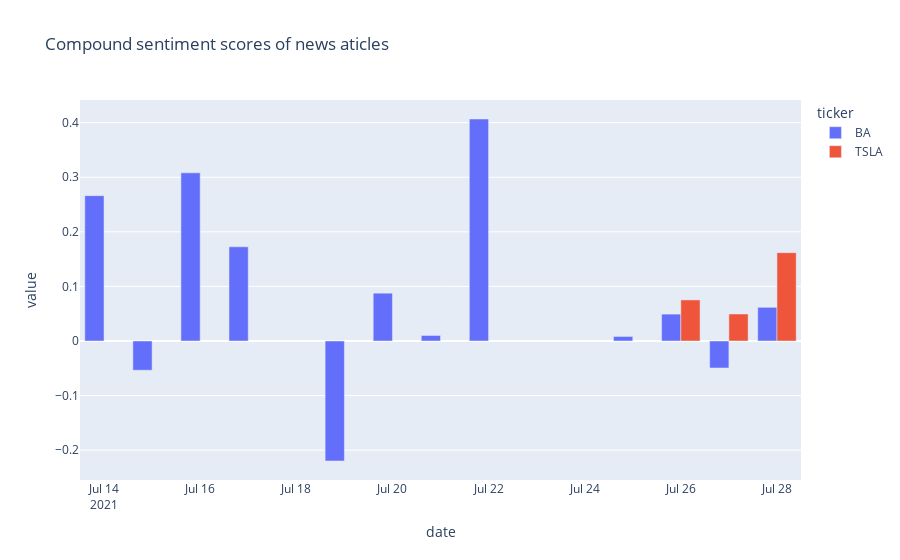

Write notebook code for a chart like this one.
### Code cell
fig2

### Figure 1 — Plotly figure (JSON) as saved in the notebook; plotly's stock layout.template omitted (floating-point values rounded to 4 significant figures)
{"data": [{"alignmentgroup": "True", "hovertemplate": "ticker=BA<br>date=%{x}<br>value=%{y}<extra></extra>", "legendgroup": "BA", "marker": {"color": "#636efa"}, "name": "BA", "offsetgroup": "BA", "orientation": "v", "showlegend": true, "textposition": "auto", "type": "bar", "x": ["2021-07-14", "2021-07-15", "2021-07-16", "2021-07-17", "2021-07-19", "2021-07-20", "2021-07-21", "2021-07-22", "2021-07-25", "2021-07-26", "2021-07-27", "2021-07-28"], "xaxis": "x", "y": [0.2663, -0.05357, 0.3081, 0.1726, -0.2199, 0.0876, 0.01013, 0.4068, 0.00835, 0.04925, -0.04944, 0.06172], "yaxis": "y"}, {"alignmentgroup": "True", "hovertemplate": "ticker=TSLA<br>date=%{x}<br>value=%{y}<extra></extra>", "legendgroup": "TSLA", "marker": {"color": "#EF553B"}, "name": "TSLA", "offsetgroup": "TSLA", "orientation": "v", "showlegend": true, "textposition": "auto", "type": "bar", "x": ["2021-07-14", "2021-07-15", "2021-07-16", "2021-07-17", "2021-07-19", "2021-07-20", "2021-07-21", "2021-07-22", "2021-07-25", "2021-07-26", "2021-07-27", "2021-07-28"], "xaxis": "x", "y": [null, null, null, null, null, null, null, null, null, 0.07526, 0.04949, 0.1618], "yaxis": "y"}], "layout": {"autosize": true, "barmode": "group", "legend": {"title": {"text": "ticker"}, "tracegroupgap": 0}, "title": {"text": "Compound sentiment scores of news aticles"}, "xaxis": {"anchor": "y", "autorange": true, "domain": [0, 1], "range": ["2021-07-13 12:00", "2021-07-28 12:00"], "title": {"text": "date"}, "type": "date"}, "yaxis": {"anchor": "x", "autorange": true, "domain": [0, 1], "range": [-0.2547, 0.4416], "title": {"text": "value"}, "type": "linear"}}}
